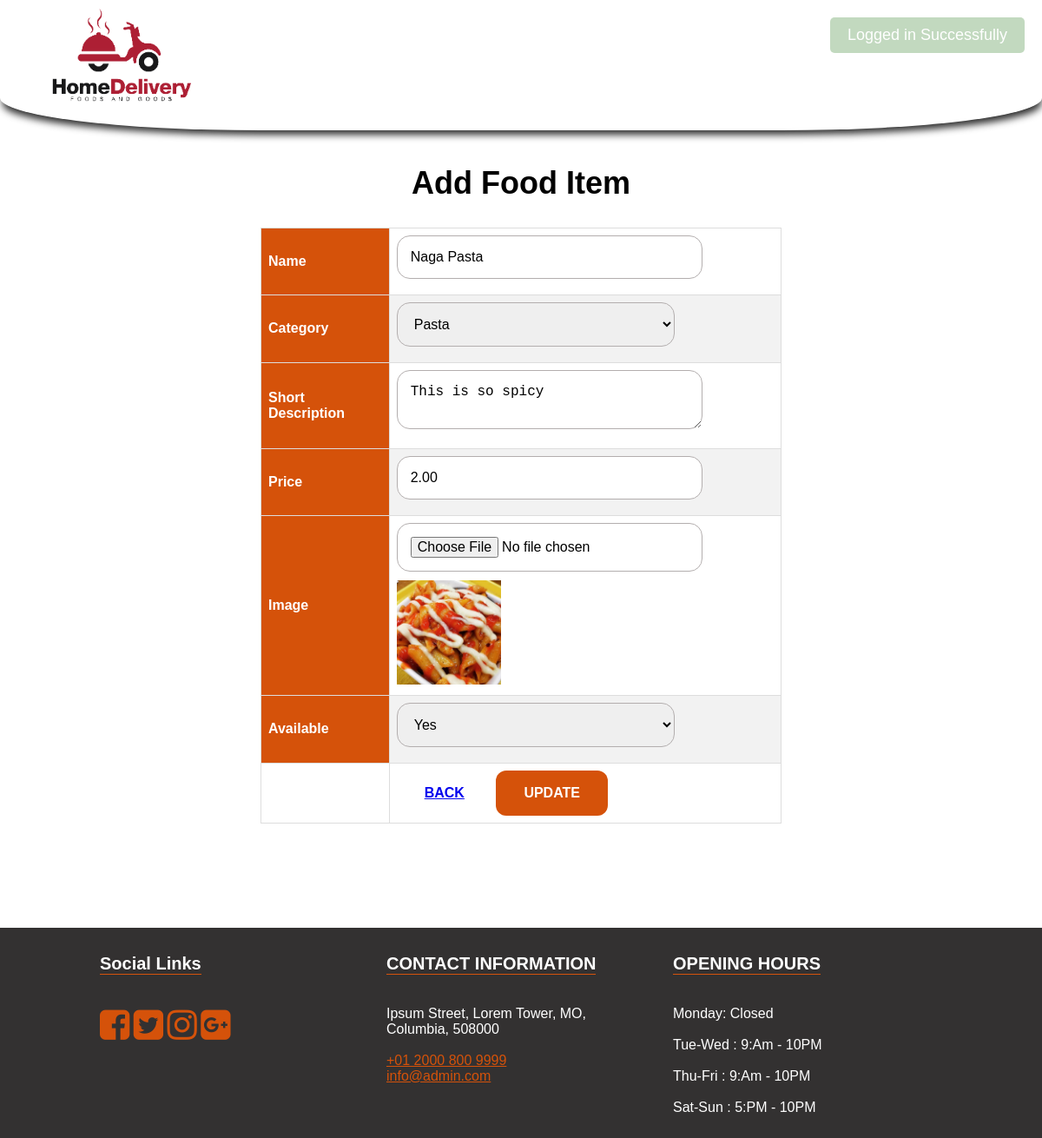
The app's page /edit-food.php?id=1 (signed in) with its own data.
### tables this page shows
CREATE TABLE `foods` (
  `id` int(11) NOT NULL,
  `name` varchar(255) NOT NULL,
  `category_id` int(11) NOT NULL,
  `short_desc` text NOT NULL,
  `image` varchar(255) NOT NULL,
  `price` varchar(100) NOT NULL,
  `available` enum('yes','no') NOT NULL DEFAULT 'yes'
);

CREATE TABLE `category` (
  `id` int(11) NOT NULL,
  `title` varchar(255) NOT NULL
);

CREATE TABLE `settings` (
  `id` int(11) NOT NULL,
  `about_title` text NOT NULL,
  `about_detail` text NOT NULL,
  `about_img` varchar(255) NOT NULL,
  `fb_link` varchar(255) NOT NULL,
  `tw_link` varchar(255) NOT NULL,
  `ins_link` varchar(255) NOT NULL,
  `gplus_link` varchar(255) NOT NULL,
  `contact_info` text NOT NULL,
  `opening_hours` text NOT NULL,
  `currency` enum('GBP','USD','EURO') NOT NULL DEFAULT 'GBP'
);

### functions/flash.php (called while the page is built, shortened)
<?php
class FlashMessage {
    public static function render($var) {
        $messages = $_SESSION[$var];
        return $messages;
    }
}
?>

### edit-food.php (the view, shortened to what this page needs)
<?php
include 'functions/flash.php';
$flash = new \FlashMessage();
include 'includes/header.php';
	?>
    <?php
$sql = "SELECT * FROM category";
$result = $conn->query($sql);
$sqlF = "SELECT * FROM foods WHERE id = '".$_GET['id']."'";
$resultF = $conn->query($sqlF);
$rowF = $resultF->fetch_assoc();
?>
	<section class="inner-page-sec">
		<div class="container">
			<h1>Add Food Item</h1>
			<div style="overflow-x:auto;">
				<form class="category-form" action="functions/food-edit-fun.php" method="post" enctype="multipart/form-data">
					<table class="custom-tbl">
						<tr>
							<th>
								<label>Name</label>
							</th>
							<td>
								<input type="text" name="name" class="input-text" value="<?php echo $rowF['name'];?>" required>
							</td>
						</tr>
						<tr>
							<th>
								<label>Category</label>
							</th>
							<td>
								<select name="category_id" class="input-text" required>
									<?php if ($result->num_rows > 0) {
										while($row = $result->fetch_assoc()){ ?>
											<option <?php if($rowF['category_id'] == $row['id']){?> selected <?php }?> value="<?php echo $row['id']?>"><?php echo $row['title']?></option>
									<?php } } ?>
								</select>
							</td>
						</tr>
						<tr>
							<th>
								<label>Short Description</label>
							</th>
							<td>
								<textarea name="short_desc" class="input-text" required><?php echo $rowF['short_desc'];?></textarea>
							</td>
						</tr>
						<tr>
							<th>
								<label>Price</label>
							</th>
							<td>
								<input type="text" name="price" class="input-text"  value="<?php echo $rowF['price'];?>" required>
							</td>
						</tr>
						<tr>
							<th>
								<label>Image</label>
							</th>
							<td>
								<input type="file" name="image" class="input-text">
								<img src="img/foods/<?php echo $rowF['image']?>" width="120px">
							</td>
						</tr>
						<tr>
							<th>
								<label>Available</label>
							</th>
							<td>
								<select name="available" class="input-text" required>
									<option <?php if($rowF['available'] == "yes"){?> selected <?php }?> value="yes">Yes</option>
								</select>
							</td>
						</tr>
						<tr>
							<td></td>
							<td colspan="2">
								<a href="admin-food.php" class="btn">Back</a>
								<input type="submit" name="update" class="btn login-btn" value="Update">
							</td>
						</tr>
					</table>
				</form>
			</div>
		</div>
	</section>
<?php include 'includes/footer.php'; ?>

### includes/footer.php (shortened to what this page needs)
<footer>
	<div class="container">
		<div class="col-1">
			<h3>Social Links</h3>
			<ul>
				<li><a href="<?php echo $rowS['fb_link'];?>"><i class="fa fa-facebook-square" aria-hidden="true"></i></a></li>
				<li><a href="<?php echo $rowS['tw_link'];?>"><i class="fa fa-twitter-square" aria-hidden="true"></i></a></li>
				<li><a href="<?php echo $rowS['ins_link'];?>"><i class="fa fa-instagram" aria-hidden="true"></i></a></li>
				<li><a href="<?php echo $rowS['gplus_link'];?>"><i class="fa fa-google-plus-square" aria-hidden="true"></i></a></li>
			</ul>
		</div>
		<div class="col-1">
			<h3>CONTACT INFORMATION</h3>
			<p>
				<?php echo $rowS['contact_info'];?>
			</p>
		</div>
		<div class="col-1">
			<h3>OPENING HOURS</h3>
			<p>
				<?php echo $rowS['opening_hours'];?>
			</p>
		</div>
	</div>
</footer>
</div>
<?php
$nmsg=$flash->render('notification_msg');
$ntype=$flash->render('notification_type');
$str = "";
if($nmsg){
	$str .= '<div class="notificaton-msg msg-'.$ntype.'" style="top:20px;">';
    $str .= $nmsg;
	$str .= '</div>';
}
echo $str;
?>
</body>
</html>

### css/main.css (style rules this page uses)
body { margin: 0; font-family: Arial, Helvetica, sans-serif; }
.btn { text-transform: uppercase; padding: 19px 36px; }
.btn { display: inline-block; font-weight: 600; text-align: center; white-space: nowrap; vertical-align: middle; -webkit-user-select: none; -moz-user-select: none; -ms-user-select: none; user-select: none; border: 2px solid transparent; padding: 12px 30px; font-size: 16px; line-height: 1.5; border-radius: .1875rem; transition: color .15s ease-in-out, background-color .15s ease-in-out, border-color .15s ease-in-out, box-shadow .15s ease-in-out; }
footer { background-color: #333131; color: #fff; }
footer .container { max-width: 1000px; width: 100%; margin: 0px auto; }
footer .container .col-1 { float: left; width: 30%; padding: 10px 15px; }
footer .container .col-1 a { color: #d5520a; }
footer .container .col-1 h3 { text-align: left; font-size: 20px; border-bottom: 1px solid #d5530c; display: inline-block; }
footer .container .col-1 ul { padding: 0px; list-style: none; }
footer .container .col-1 ul li { display: inline-block; }
footer .container .col-1 ul li a { font-size: 40px; color: #d5520a; }
.inner-page-sec { padding-top: 150px; padding-bottom: 80px; }
.inner-page-sec .container { max-width: 1000px; width: 100%; margin: 40px auto; }
.inner-page-sec .container h1 { text-align: center; font-size: 36px; }
.input-text { max-width: 320px; width: 100%; padding: 15px 15px; font-size: 16px; margin-bottom: 10px; border-radius: 15px; border: 1px solid #b3aeae; }
.login-btn { background-color: #d5520a; color: #fff; border-radius: 12px; }
.notificaton-msg { position: fixed; top: 20px; right: 20px; z-index: 99999999; background-color: #4e4242; color: #fff; padding: 10px 20px 10px; border-radius: 5px; font-size: 18px; font-weight: 100; font-family: sans-serif; }
.notificaton-msg.msg-success { background-color: #63a05c; color: #fff; }
.custom-tbl { font-family: Arial, Helvetica, sans-serif; border-collapse: collapse; width: 100%; }
.custom-tbl td, .custom-tbl th { border: 1px solid #ddd; padding: 8px; }
.custom-tbl tr:nth-child(even) { background-color: #f2f2f2; }
.custom-tbl th { padding-top: 12px; padding-bottom: 12px; text-align: left; background-color: #d5520a; color: white; }
.category-form { max-width: 600px; margin: 0px auto; }

### records on screen
foods: name "Naga Pasta", category_id "Pasta", short_desc "This is so spicy", price "2.00", image (picture), available "Yes"
settings: contact_info "Ipsum Street, Lorem Tower, MO, Columbia, 508000 +01 2000 800 9999 info@admin.com", opening_hours "Monday: Closed Tue-Wed : 9:Am - 10PM Thu-Fri : 9:Am - 10PM Sat-Sun : 5:PM - 10PM"
